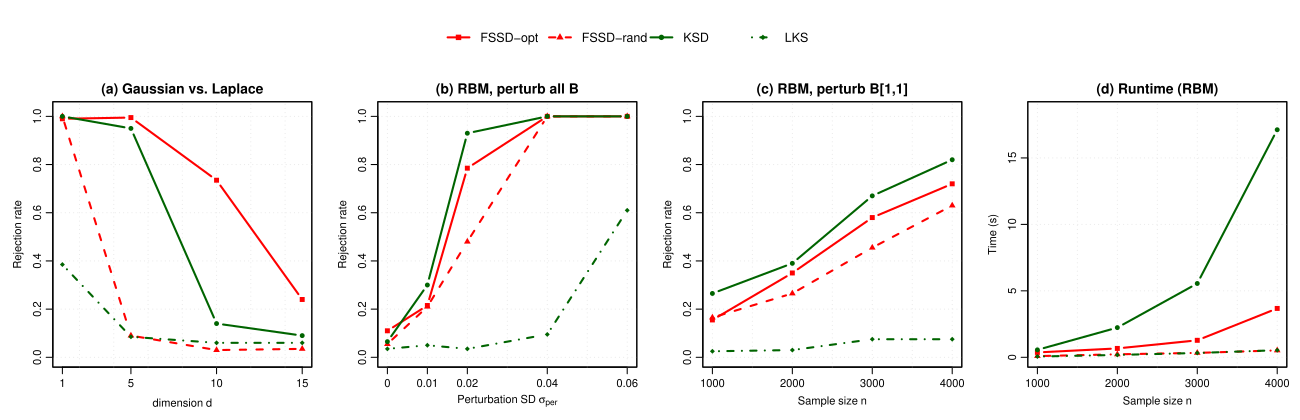

Here is the R script that generated this plot:
## FSSD rejection-rate comparison
##
## Runs the Figure 2-style settings for Gaussian-Laplace and RBM examples.
## The plotted methods are FSSD-opt, FSSD-rand, KSD, and LKS.

suppressPackageStartupMessages({
  library(stats)
})

replication_dir <- normalizePath(
  if (dir.exists(file.path("inst", "replication"))) file.path("inst", "replication") else ".",
  mustWork = FALSE
)
suppressPackageStartupMessages(library(steinsampling))

## ------------------------------------------------------------------
## Experiment settings
## ------------------------------------------------------------------

# Full replication: N_trials <- 200L
N_trials <- 3L
alpha <- 0.05
# Full replication: J <- 5L
J <- 2L
# Full replication: nboot <- 2000L
nboot <- 30L
# Full replication: ksd_nboot <- 1000L
ksd_nboot <- 30L
train_ratio <- 0.2
# Full replication: opt_maxit_ex2 <- 40L
opt_maxit_ex2 <- 5L
# Full replication: opt_locs_bounds_frac_ex2 <- 10
opt_locs_bounds_frac_ex2 <- 5
# Full replication: opt_maxit_ex1 <- 30L
opt_maxit_ex1 <- 5L
# Full replication: opt_locs_bounds_frac_ex1 <- 30
opt_locs_bounds_frac_ex1 <- 5
# Full replication: use_parallel <- TRUE
use_parallel <- FALSE

# Full replication: glaplace_n <- 1000L
glaplace_n <- 100L
# Full replication: glaplace_dims <- c(1L, 5L, 10L, 15L)
glaplace_dims <- c(1L, 5L)

# Full replication: rbm_n_fixed <- 1000L
rbm_n_fixed <- 100L
# Full replication: rbm_dims_x <- 50L
rbm_dims_x <- 10L
# Full replication: rbm_dims_h <- 40L
rbm_dims_h <- 4L
# Full replication: rbm_burnin <- 2000L
rbm_burnin <- 50L
# Full replication: rbm_all_stds <- c(0, 0.01, 0.02, 0.04, 0.06)
rbm_all_stds <- c(0, 0.04)
# Full replication: rbm_ns <- c(1000L, 2000L, 3000L, 4000L)
rbm_ns <- c(100L, 200L)
rbm_single_var <- 0.1

## ------------------------------------------------------------------
## Dependency and plotting labels
## ------------------------------------------------------------------

resolve_numpy_python <- function() {
  configured <- Sys.getenv("FSSD_NUMPY_PYTHON", "")
  candidates <- if (nzchar(configured)) configured else c("python3", "python")
  for (candidate in candidates) {
    available <- if (grepl("/", candidate, fixed = TRUE)) {
      file.exists(candidate) && file.access(candidate, mode = 1) == 0
    } else {
      nzchar(Sys.which(candidate))
    }
    if (!available) {
      next
    }
    probe <- tryCatch(
      system2(candidate, c("-c", shQuote("import numpy")), stdout = TRUE, stderr = TRUE),
      error = function(e) e
    )
    status <- attr(probe, "status")
    if (!inherits(probe, "error") && (is.null(status) || status == 0)) {
      return(candidate)
    }
  }
  stop(
    "Could not find a Python executable with numpy. ",
    "Install numpy or set FSSD_NUMPY_PYTHON to the real Python path, e.g. ",
    "FSSD_NUMPY_PYTHON=/opt/miniconda3/bin/python3",
    call. = FALSE
  )
}

numpy_python <- resolve_numpy_python()

method_order <- c("fssd_opt", "fssd_rand", "ksd", "lks")
method_labels <- c(
  fssd_opt = "FSSD-opt",
  fssd_rand = "FSSD-rand",
  ksd = "KSD",
  lks = "LKS"
)
method_col <- c(
  fssd_opt = "red",
  fssd_rand = "red",
  ksd = "darkgreen",
  lks = "darkgreen"
)
method_lty <- c(
  fssd_opt = 1,
  fssd_rand = 2,
  ksd = 1,
  lks = 4
)
method_pch <- c(
  fssd_opt = 15,
  fssd_rand = 17,
  ksd = 16,
  lks = 18
)

## ------------------------------------------------------------------
## Problem helpers
## ------------------------------------------------------------------

rlaplace <- function(n) {
  u <- runif(n) - 0.5
  -sign(u) * log1p(-2 * abs(u)) / sqrt(2)
}

score_std_normal <- function(X) {
  -X
}

make_glaplace_problem <- function(d) {
  list(type = "glaplace", d = d)
}

rbm_sigmoid <- function(x) {
  ifelse(x >= 0, 1 / (1 + exp(-x)), exp(x) / (1 + exp(x)))
}

rbm_gibbs_step <- function(X, H, B, b, c) {
  logits_h <- sweep(X %*% B, 2, 2 * c, "+")
  probs_h <- rbm_sigmoid(logits_h)
  H <- matrix(as.numeric(runif(length(probs_h)) <= as.vector(probs_h)),
    nrow = nrow(X), ncol = ncol(B)
  )
  H <- 2 * H - 1

  mean_x <- sweep(H %*% t(B) / 2, 2, b, "+")
  X <- matrix(rnorm(length(mean_x)), nrow = nrow(mean_x), ncol = ncol(mean_x)) + mean_x
  list(X = X, H = H)
}

rbm_sample <- function(n, B, b, c, burnin, seed) {
  with_local_seed(seed, {
    dx <- nrow(B)
    dh <- ncol(B)
    X <- matrix(rnorm(n * dx), nrow = n, ncol = dx)
    H <- matrix(1, nrow = n, ncol = dh)
    if (burnin > 0) {
      for (i in seq_len(burnin)) {
        step <- rbm_gibbs_step(X, H, B, b, c)
        X <- step$X
        H <- step$H
      }
    }
    rbm_gibbs_step(X, H, B, b, c)$X
  })
}

rbm_score <- function(X, B, b, c) {
  hidden_mean <- tanh(sweep(0.5 * (X %*% B), 2, c, "+"))
  sweep(hidden_mean %*% (0.5 * t(B)), 2, b, "+") - X
}

run_numpy_rbm_generator <- function(py_code, dx, dh) {
  out <- tryCatch(
    system2(
      numpy_python,
      args = "-",
      input = py_code,
      stdout = TRUE,
      stderr = TRUE
    ),
    error = function(e) e
  )
  if (inherits(out, "error")) {
    stop(
      "Could not run Python executable: ", numpy_python, "\n",
      conditionMessage(out), "\n",
      "Set FSSD_NUMPY_PYTHON to the real Python path, e.g. ",
      "FSSD_NUMPY_PYTHON=/opt/miniconda3/bin/python3",
      call. = FALSE
    )
  }
  status <- attr(out, "status")
  if (!is.null(status) && status != 0) {
    stop(
      "Could not generate source-compatible RBM parameters with NumPy using ",
      numpy_python, ".\n",
      paste(out, collapse = "\n"),
      call. = FALSE
    )
  }

  vals <- scan(text = paste(out, collapse = " "), quiet = TRUE)
  expected <- 2L * dx * dh + dx + dh
  if (length(vals) != expected) {
    stop(sprintf("NumPy RBM generator returned %d values; expected %d", length(vals), expected))
  }

  i1 <- dx * dh
  i2 <- 2L * dx * dh
  list(
    B_p = matrix(vals[seq_len(i1)], nrow = dx, ncol = dh, byrow = TRUE),
    B_q = matrix(vals[(i1 + 1L):i2], nrow = dx, ncol = dh, byrow = TRUE),
    b = vals[(i2 + 1L):(i2 + dx)],
    c = vals[(i2 + dx + 1L):expected]
  )
}

make_rbm_all_problem <- function(std, index, dx, dh, burnin) {
  # Perturb all entries in the RBM interaction matrix.
  seed <- 1000L + index - 1L
  py <- sprintf("
import numpy as np
dx = %d
dh = %d
std = %.17g
np.random.seed(%d)
B = np.random.randint(0, 2, (dx, dh))*2 - 1.0
b = np.random.randn(dx)
c = np.random.randn(dh)
if std <= 1e-8:
    Bq = B
else:
    Bq = B + np.random.randn(dx, dh)*std
vals = np.concatenate([B.reshape(-1), Bq.reshape(-1), b, c])
print(' '.join(format(float(x), '.17g') for x in vals))
", dx, dh, std, seed)
  params <- run_numpy_rbm_generator(py, dx, dh)
  list(type = "rbm", B_p = params$B_p, B_q = params$B_q, b = params$b, c = params$c, burnin = burnin)
}

make_rbm_single_problem <- function(var_perturb_B, dx, dh, burnin) {
  # Perturb one RBM interaction entry.
  py <- sprintf("
import numpy as np
dx = %d
dh = %d
var_perturb_B = %.17g
np.random.seed(10)
B = np.random.randint(0, 2, (dx, dh))*2 - 1.0
b = np.random.randn(dx)
c = np.random.randn(dh)
Bq = B.copy()
if var_perturb_B > 1e-7:
    Bq[0, 0] = Bq[0, 0] + np.random.randn(1)[0]*np.sqrt(var_perturb_B)
vals = np.concatenate([B.reshape(-1), Bq.reshape(-1), b, c])
print(' '.join(format(float(x), '.17g') for x in vals))
", dx, dh, var_perturb_B)
  params <- run_numpy_rbm_generator(py, dx, dh)
  list(type = "rbm", B_p = params$B_p, B_q = params$B_q, b = params$b, c = params$c, burnin = burnin)
}

sample_problem <- function(problem, n, seed) {
  if (identical(problem$type, "glaplace")) {
    return(with_local_seed(seed, matrix(rlaplace(n * problem$d), nrow = n, ncol = problem$d)))
  }
  if (identical(problem$type, "rbm")) {
    return(rbm_sample(n, problem$B_q, problem$b, problem$c, problem$burnin, seed))
  }
  stop("Unknown problem type: ", problem$type)
}

score_problem <- function(problem, X) {
  if (identical(problem$type, "glaplace")) {
    return(score_std_normal(X))
  }
  if (identical(problem$type, "rbm")) {
    return(rbm_score(X, problem$B_p, problem$b, problem$c))
  }
  stop("Unknown problem type: ", problem$type)
}

make_score_function <- function(problem) {
  if (identical(problem$type, "glaplace")) {
    return(function(Z) -Z)
  }
  if (identical(problem$type, "rbm")) {
    B <- problem$B_p
    b <- problem$b
    c <- problem$c
    force(B)
    force(b)
    force(c)
    return(function(Z) {
      hidden_mean <- tanh(sweep(0.5 * (Z %*% B), 2, c, "+"))
      sweep(hidden_mean %*% (0.5 * t(B)), 2, b, "+") - Z
    })
  }
  stop("Unknown problem type: ", problem$type)
}

## ------------------------------------------------------------------
## Test wrappers
## ------------------------------------------------------------------

# Compute paired Stein-kernel values in blocks.
stein_pair_values <- function(kernel_obj, A, gA, B, gB, block = 512L) {
  m <- nrow(A)
  out <- numeric(m)
  for (s in seq.int(1L, m, by = block)) {
    e <- min(s + block - 1L, m)
    idx <- s:e
    mat <- stein_kernel_matrix(
      kernel_obj,
      A[idx, , drop = FALSE], gA[idx, , drop = FALSE],
      B[idx, , drop = FALSE], gB[idx, , drop = FALSE]
    )
    out[idx] <- diag(mat)
  }
  out
}

# Linear-time KSD test using paired sample halves.
lks_test <- function(X, score_function, alpha = 0.05, kernel = "gaussian_rbf") {
  prep <- prepare_ksd_u_inputs(X, score_function, kernel = kernel)
  Xm <- prep$X
  grads <- prep$grads
  kernel_obj <- prep$kernel_obj
  n <- nrow(Xm)
  if (n < 4) {
    stop("LKS requires at least four observations.")
  }

  m <- n %/% 2L
  first <- seq_len(m)
  second <- m + seq_len(m)
  h <- stein_pair_values(
    kernel_obj,
    Xm[first, , drop = FALSE], grads[first, , drop = FALSE],
    Xm[second, , drop = FALSE], grads[second, , drop = FALSE]
  )

  ssl <- mean(h)
  h_bar <- mean(h)
  v_h <- mean(h^2)
  if (!is.finite(v_h) || v_h <= 0) {
    stat <- 0
    p_val <- 1
  } else {
    stat <- sqrt(m) * h_bar / sqrt(v_h)
    p_val <- pnorm(stat, lower.tail = FALSE)
  }

  list(
    statistic = c(lks = stat),
    ssl = ssl,
    p.value = p_val,
    reject = isTRUE(p_val < alpha),
    method = "lks",
    alpha = alpha
  )
}

## ------------------------------------------------------------------
## Trial runners
## ------------------------------------------------------------------

run_htest_method <- function(expr, alpha) {
  elapsed <- system.time({
    result <- tryCatch(
      suppressWarnings(expr),
      error = function(e) e
    )
  })[["elapsed"]]

  if (inherits(result, "error")) {
    return(list(
      rejected = NA,
      p_value = NA_real_,
      time_secs = elapsed,
      error_message = conditionMessage(result)
    ))
  }

  p_value <- result$p.value
  list(
    rejected = isTRUE(is.finite(p_value) && p_value < alpha),
    p_value = p_value,
    time_secs = elapsed,
    error_message = NA_character_
  )
}

run_test_methods <- function(problem, n, trial, x_value, panel, alpha, J,
                             fssd_nboot, ksd_nboot, train_ratio, opt_maxit,
                             opt_locs_bounds_frac) {
  rep_id <- as.integer(trial) - 1L
  X <- sample_problem(problem, n, seed = rep_id)
  score_function <- make_score_function(problem)
  fssd_rand_seed <- rep_id + if (identical(panel, "rbm_B11_n")) 1L else 3L

  tests <- list(
    fssd_opt = run_htest_method(
      fssd_opt_test(
        X,
        score_function,
        J = J,
        nboot = fssd_nboot,
        train_ratio = train_ratio,
        eval_on = "test",
        kernel = "gaussian_rbf",
        maxit = opt_maxit,
        locs_bounds_frac = opt_locs_bounds_frac,
        seed = rep_id + 21L
      ),
      alpha
    ),
    fssd_rand = run_htest_method(
      fssd_rand_test(
        X,
        score_function,
        J = J,
        nboot = fssd_nboot,
        kernel = "gaussian_rbf",
        seed = fssd_rand_seed
      ),
      alpha
    ),
    ksd = run_htest_method(
      ksd_v_test(
        X,
        score_function,
        nboot = ksd_nboot,
        kernel = "gaussian_rbf",
        boot_method = "rademacher"
      ),
      alpha
    ),
    lks = run_htest_method(
      lks_test(
        X,
        score_function,
        alpha = alpha,
        kernel = "gaussian_rbf"
      ),
      alpha
    )
  )

  do.call(rbind, lapply(names(tests), function(method) {
    data.frame(
      panel = panel,
      x_value = x_value,
      n = n,
      trial = trial,
      method = method,
      rejected = tests[[method]]$rejected,
      p_value = tests[[method]]$p_value,
      time_secs = tests[[method]]$time_secs,
      error_message = tests[[method]]$error_message,
      stringsAsFactors = FALSE
    )
  }))
}

summarise_trials <- function(rows) {
  errors <- rows[!is.na(rows$error_message), c("method", "error_message"), drop = FALSE]
  if (nrow(errors) > 0) {
    errors <- unique(errors)
    warning(
      paste(
        sprintf("%s: %s", errors$method, errors$error_message),
        collapse = "\n"
      ),
      call. = FALSE
    )
  }

  by_method <- split(rows, rows$method)
  out <- lapply(method_order, function(method) {
    x <- by_method[[method]]
    if (is.null(x)) {
      return(NULL)
    }
    data.frame(
      panel = x$panel[1],
      x_value = x$x_value[1],
      n = x$n[1],
      method = method,
      rejection_rate = mean(x$rejected, na.rm = TRUE),
      mean_time_secs = mean(x$time_secs, na.rm = TRUE),
      n_success = sum(!is.na(x$rejected)),
      stringsAsFactors = FALSE
    )
  })
  do.call(rbind, out)
}

run_trials_for_problem <- function(problem, n, x_value, panel,
                                   opt_maxit, opt_locs_bounds_frac) {
  message(sprintf("[%s] x = %s, n = %d", panel, x_value, n))

  if (use_parallel && requireNamespace("foreach", quietly = TRUE) &&
    requireNamespace("doParallel", quietly = TRUE) &&
    requireNamespace("doRNG", quietly = TRUE)) {
    detected_cores <- parallel::detectCores()
    if (!is.finite(detected_cores) || detected_cores < 2L) {
      ncores <- 1L
    } else {
      ncores <- max(1L, min(detected_cores - 1L, N_trials))
    }
    cl <- parallel::makeCluster(ncores)
    on.exit(parallel::stopCluster(cl), add = TRUE)
    doParallel::registerDoParallel(cl)
    doRNG::registerDoRNG(20240614)

    alpha_i <- alpha
    J_i <- J
    fssd_nboot_i <- nboot
    ksd_nboot_i <- ksd_nboot
    train_ratio_i <- train_ratio
    opt_maxit_i <- opt_maxit
    opt_locs_bounds_frac_i <- opt_locs_bounds_frac

    exports <- c(
      "run_test_methods", "run_htest_method", "sample_problem", "score_problem",
      "score_std_normal", "rlaplace", "rbm_sample", "rbm_gibbs_step",
      "rbm_sigmoid", "rbm_score", "make_score_function", "lks_test",
      "stein_pair_values"
    )

    `%dorng%` <- doRNG::`%dorng%`
    rows <- foreach::foreach(
      trial = seq_len(N_trials),
      .inorder = TRUE,
      .errorhandling = "pass",
      .export = exports
    ) %dorng% {
      suppressPackageStartupMessages(library(steinsampling))
      run_test_methods(
        problem, n, trial, x_value, panel,
        alpha_i, J_i, fssd_nboot_i, ksd_nboot_i, train_ratio_i,
        opt_maxit_i, opt_locs_bounds_frac_i
      )
    }
  } else {
    set.seed(20240614)
    rows <- lapply(seq_len(N_trials), function(trial) {
      run_test_methods(
        problem, n, trial, x_value, panel,
        alpha, J, nboot, ksd_nboot, train_ratio, opt_maxit,
        opt_locs_bounds_frac
      )
    })
  }

  ok <- vapply(rows, is.data.frame, logical(1))
  if (!all(ok)) {
    warning(sprintf(
      "Dropped %d failed trial jobs for panel %s, x = %s",
      sum(!ok), panel, x_value
    ))
  }
  summarise_trials(do.call(rbind, rows[ok]))
}

run_panel <- function(panel, x_values, make_problem, sample_size_for_x,
                      opt_maxit, opt_locs_bounds_frac) {
  results <- vector("list", length(x_values))
  for (i in seq_along(x_values)) {
    x <- x_values[[i]]
    problem <- make_problem(x, i)
    n <- sample_size_for_x(x)
    results[[i]] <- run_trials_for_problem(
      problem, n, x, panel,
      opt_maxit = opt_maxit,
      opt_locs_bounds_frac = opt_locs_bounds_frac
    )
  }
  do.call(rbind, results)
}

## ------------------------------------------------------------------
## Plot helpers
## ------------------------------------------------------------------

plot_metric_panel <- function(df, y_col, xlab, ylab, main, ylim = NULL) {
  df$method <- factor(df$method, levels = method_order)
  x_values <- sort(unique(df$x_value))
  if (is.null(ylim)) {
    y_max <- max(df[[y_col]], na.rm = TRUE)
    ylim <- c(0, if (is.finite(y_max) && y_max > 0) 1.08 * y_max else 1)
  }

  plot(
    range(x_values), ylim,
    type = "n",
    xlab = xlab,
    ylab = ylab,
    main = main,
    xaxt = "n"
  )
  axis(1, at = x_values, labels = x_values)
  grid(col = "grey90")
  box()

  for (method in method_order) {
    method_df <- df[df$method == method, , drop = FALSE]
    method_df <- method_df[order(method_df$x_value), , drop = FALSE]
    lines(
      method_df$x_value,
      method_df[[y_col]],
      type = "b",
      col = method_col[[method]],
      lty = method_lty[[method]],
      pch = method_pch[[method]],
      lwd = 2
    )
  }
}

write_figure <- function(panel_a, panel_b, panel_c, path) {
  pdf(path, width = 13, height = 4.2)
  on.exit(dev.off(), add = TRUE)
  layout(matrix(c(1, 1, 1, 1, 2, 3, 4, 5), nrow = 2, byrow = TRUE),
    heights = c(0.22, 1)
  )

  par(mar = c(0, 0, 0, 0))
  plot.new()
  legend(
    "center",
    legend = unname(method_labels[method_order]),
    col = unname(method_col[method_order]),
    lty = unname(method_lty[method_order]),
    pch = unname(method_pch[method_order]),
    lwd = 2,
    horiz = TRUE,
    bty = "n",
    cex = 1.1
  )

  par(mar = c(4, 4, 2, 1), mgp = c(2.2, 0.7, 0))
  plot_metric_panel(
    panel_a,
    "rejection_rate",
    xlab = expression(dimension ~ d),
    ylab = "Rejection rate",
    main = "(a) Gaussian vs. Laplace",
    ylim = c(0, 1.02)
  )
  plot_metric_panel(
    panel_b,
    "rejection_rate",
    xlab = expression(Perturbation ~ SD ~ sigma[per]),
    ylab = "Rejection rate",
    main = "(b) RBM, perturb all B",
    ylim = c(0, 1.02)
  )
  plot_metric_panel(
    panel_c,
    "rejection_rate",
    xlab = expression(Sample ~ size ~ n),
    ylab = "Rejection rate",
    main = "(c) RBM, perturb B[1,1]",
    ylim = c(0, 1.02)
  )
  plot_metric_panel(
    panel_c,
    "mean_time_secs",
    xlab = expression(Sample ~ size ~ n),
    ylab = "Time (s)",
    main = "(d) Runtime (RBM)"
  )
}

## ------------------------------------------------------------------
## Run experiments
## ------------------------------------------------------------------

message("Running FSSD Figure 2 rejection-rate demo")
message(sprintf(
  "N_trials = %d, J = %d, FSSD nboot = %d, KSD nboot = %d, alpha = %.3f, train_ratio = %.2f",
  N_trials, J, nboot, ksd_nboot, alpha, train_ratio
))

panel_a <- run_panel(
  "gaussian_laplace",
  glaplace_dims,
  make_problem = function(x, i) make_glaplace_problem(as.integer(x)),
  sample_size_for_x = function(x) glaplace_n,
  opt_maxit = opt_maxit_ex2,
  opt_locs_bounds_frac = opt_locs_bounds_frac_ex2
)

panel_b <- run_panel(
  "rbm_all_B",
  rbm_all_stds,
  make_problem = function(x, i) {
    make_rbm_all_problem(as.numeric(x), i, rbm_dims_x, rbm_dims_h, rbm_burnin)
  },
  sample_size_for_x = function(x) rbm_n_fixed,
  opt_maxit = opt_maxit_ex2,
  opt_locs_bounds_frac = opt_locs_bounds_frac_ex2
)

rbm_single_problem <- make_rbm_single_problem(
  rbm_single_var, rbm_dims_x, rbm_dims_h, rbm_burnin
)
panel_c <- run_panel(
  "rbm_B11_n",
  rbm_ns,
  make_problem = function(x, i) rbm_single_problem,
  sample_size_for_x = function(x) as.integer(x),
  opt_maxit = opt_maxit_ex1,
  opt_locs_bounds_frac = opt_locs_bounds_frac_ex1
)

results <- rbind(panel_a, panel_b, panel_c)
print(results)

write_figure(panel_a, panel_b, panel_c, "fssd_rejectionRate.pdf")
message("Saved fssd_rejectionRate.pdf")
